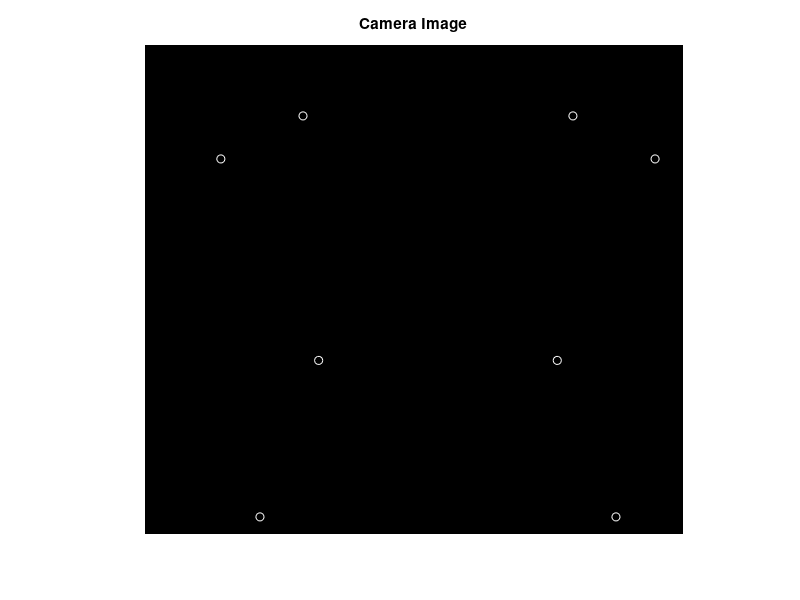

This figure's MATLAB source: (Note: this script raises an error after producing the figure.)
%% -------------------------------------------------------------------
%                               Part 1
%-------------------------------------------------------------------
%------- draw image points -------%
figure;
image = zeros(500,550);
imshow(image);
hold on;
c = [422,178,118,482,438,162,78,522];
r = [323,323,483,483,73,73,117,117];
plot(c,r,'wo');
title('Camera Image');

%------- generate P, 16*12 matrix -------%
Cube_points = [2,2,2; -2,2,2; -2,2,-2; 2,2,-2; 2,-2,2;-2,-2,2;-2,-2,-2;2,-2,-2];
P = zeros(16,12);
for i = 1 : 8
    cube_point = Cube_points(i,:);
    u = c(i);
    v = r(i);
    p = getp(cube_point,u,v);
    P(2*i-1:2*i,:) = p;
end
% print P
P

%------- solve Pm=0 -------%
[~,~,V] = svd(P);
M = zeros(3,4);
M(1,:) = V(1:4,12)';
M(2,:) = V(5:8,12)';
M(3,:) = V(9:12,12)';
% print M
M

%------- get Euclidean coordinates of the camera center -------%
[~,~,V] = svd(M);
Camera_center = V(1:3,4)/V(4,4);
Camera_center

%------- get M_prime -------%
M_prime = M(1:3,1:3)/M(3,3);
M_prime
    
%------- get R_X and Theta_x and N -------%
cos_x = M_prime(3,3)/sqrt(M_prime(3,3)*M_prime(3,3)+M_prime(3,2)*M_prime(3,2));
sin_x = -M_prime(3,2)/sqrt(M_prime(3,3)*M_prime(3,3)+M_prime(3,2)*M_prime(3,2));
theta_x = asin(sin_x)/pi*180
R_x = [1,0,0;0,cos_x,-sin_x;0,sin_x,cos_x]
N = M_prime*R_x

%------- get R_z and Theta_z -------%
cos_z = N(2,2)/sqrt(N(2,1)*N(2,1)+N(2,2)*N(2,2));
sin_z = -N(2,1)/sqrt(N(2,1)*N(2,1)+N(2,2)*N(2,2));
theta_z = asin(sin_z)/pi*180
R_z = [cos_z,-sin_z,0;sin_z,cos_z,0;0,0,1]

%------- compute K, focal lengths and image center coordinates -------%

K = N*R_z;
K = K/K(3,3)
alpha = K(1,1);
theta = acot(-K(1,2)/alpha);
beta = K(2,2)*sin(theta);
u_0 = K(1,3);
v_0 = K(2,3);
